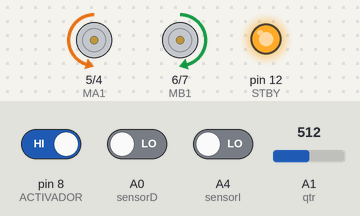
Bench run of a sketch on a simulated Arduino Nano, built with avr-gcc and run on an emulated ATmega328P. Parts: motor-driver pin pairs drawn as motors (green arrow = first pin HIGH = forward, orange = second pin HIGH = backward, longer = more drive, scaled by the enable pin, stopped while the standby pin is LOW), output pins drawn as LEDs (lit = HIGH). Inputs (shaded band) come from the test bench; at power-on: A0 (sensorD) LOW, A1 (qtr) = 512, A4 (sensorI) LOW, pin 8 (ACTIVADOR) HIGH.

Above: at 2.27 s.
2.3 s: A0 (sensorD) driven HIGH
At 2.9 s:
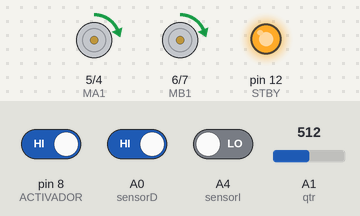
5.3 s: A1 (qtr) set to 168
8.3 s: A1 (qtr) set to 134
At 8.8 s:
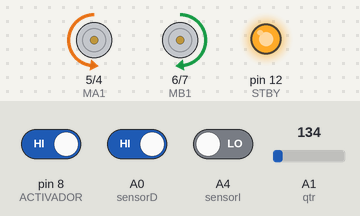
9.8 s: A4 (sensorI) driven HIGH
At 10.08 s:
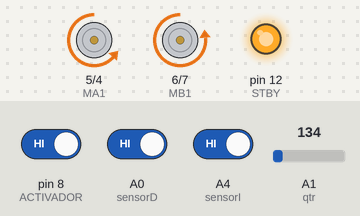
12.8 s: pin 8 (ACTIVADOR) driven LOW
14.6 s: pin 8 (ACTIVADOR) driven HIGH
At 14.67 s:
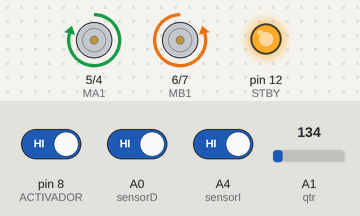
Timing chart, 0 to 18.6 s (numbered marks = the images above; inputs shaded):
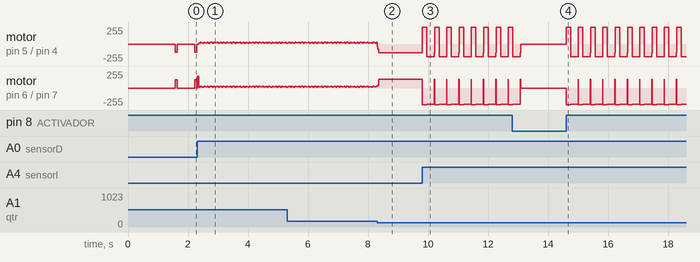

Measured:
- the behaviour switches between 151 and 150 on A1 (qtr) (found by bisection; images 1 and 2)

The sketch:

MinisumoMayo31.ino
```cpp
byte sensores;
//////////////////BOTONES Y ACTIVADOR
int ACTIVADOR = 8;
int Dswitch_1 = A7;
int Dswitch_2 = A6;
/////////////////SENSORES
int sensorD = A0;
int sensorI = A4;
int qtr = A1;
/////////////MOTORES A Y B
int PWMA = 3;
int MA1 = 5;
int MA2 = 4;
int PWMB = 11;
int MB1 = 6;
int MB2 = 7;
int STBY = 12;
//int ARR = 8;
///////////////////////////// VALORES DE LOS SENSORES
int sD = 0, sI = 0, qtrL = 0;

byte sD_1 = 0, sI_1 = 0, qtrL_1 = 0;

boolean DER = false;
boolean IZQ = false;

/////////////////////////////DIP SWITCH
int dip1 = 0, dip2 = 0;
int dips = 0;


int atk = 0;
int centro = 0;
int espera = 0;
int espera2 = 0;
int espera3 = 0;

void setup() {
  pinMode(ACTIVADOR, INPUT);

  pinMode(Dswitch_1, INPUT_PULLUP);
  pinMode(Dswitch_2, INPUT_PULLUP);

  pinMode(sensorD, INPUT);
  pinMode(sensorI, INPUT);
  pinMode(qtr, INPUT);

  pinMode(STBY, OUTPUT);
  digitalWrite(STBY, HIGH);

  pinMode(PWMA, OUTPUT);
  pinMode(MA1, OUTPUT);
  pinMode(MA2, OUTPUT);
  pinMode(PWMB, OUTPUT);
  pinMode(MB1, OUTPUT);
  pinMode(MB2, OUTPUT);

  digitalWrite(MA1, LOW);
  digitalWrite(MA2, LOW);
  digitalWrite(MB1, LOW);
  digitalWrite(MB2, LOW);

  delay(1000);
}

void lecturas(){
  sD = digitalRead(sensorD);
  sI = digitalRead(sensorI);
  qtrL = analogRead(qtr);

  if( sD == 0){ sD_1 = 0B00000001; }
  else{ sD_1 = 0B00000000; }

  if( sI == 0){ sI_1 = 0B00000010; }
  else{ sI_1 = 0B00000000; }

  if(qtrL <= 150){ qtrL_1 = 0B00000100;}
  else{ qtrL_1 = 0B00000000;}

  sensores = sD_1 + sI_1 + qtrL_1;
}

void loop(){
  if(digitalRead(ACTIVADOR) == LOW){
    estrategias();
  }
  if(digitalRead(ACTIVADOR) == HIGH){
    switch ( dips ){
    case 1:
      //Espaldas
      //
      batalla();
    break;

    case 2:
      //función incial
      //
      batalla();
    break;

    case 3:
      //función incial
      //
      batalla();
    break;

    default:
      batalla();
    break;
  }
  }else{
    detener(1);
  }
}

void estrategias(){
  // Invertimos porque INPUT_PULLUP: 0 = ON
  dip1 = digitalRead(Dswitch_1); // MSB
  dip2 = digitalRead(Dswitch_2); // LSB
  // Convertimos binario a decimal (2 bits)
}

void batalla(){
  do{
    lecturas();
    switch( sensores ){
      case 0B00000001: // DETECTA DERECHA
        DER = true;
        IZQ = false;
        derecha(180, 180, 5);
        detener(10);
      break;

      case 0B00000010: // DETECTA IZQUIERDA
        IZQ = true;
        DER = false;
        izquierda(180, 180, 5);
        detener(10);
      break;

      case 0B00000011:
        //adelante(180, 180, 5);
        if(espera2 == 0){
          detener(1);
          espera++;
          if(espera>500){adelante(120, 122, 60);espera=0;espera3++;}
          if(espera3>2){espera2=1;}
        }else{
          adelante(atk, atk+2, 1);
          centro++;
          delay(1);
          if(centro>2){atk++;centro=0;}
          if(atk>252){atk=253;}
        }
      break;

      case 0B00000100:
          atras(250, 250, 150);
          derecha(190, 240, 250);

      default:
        adelante(130, 130, 10);
          /*if( qtrL <= 50 ){
            atras(250, 250, 150);
            derecha(190, 240, 150);
          }*/
      break;
    }
      /*if( qtrL <= 50 ){
        atras(250, 250, 150);
        derecha(190, 240, 150);
      }*/
  }while(digitalRead(ACTIVADOR) == HIGH);
  detener(1);
}

void adelante(byte PWM1, byte PWM2, int T){
  digitalWrite(MA1, LOW); //MOTOR IZQUIERDO
  digitalWrite(MA2, HIGH);
  analogWrite(PWMA, PWM1);

  digitalWrite(MB1, HIGH); // MOTOR DERECHO
  digitalWrite(MB2, LOW);
  analogWrite(PWMB, PWM2);
  delay(T);
}
void izquierda(byte PWM1, byte PWM2, int T){
  digitalWrite(MA1, HIGH);
  digitalWrite(MA2, LOW);
  analogWrite(PWMA, PWM1);

  digitalWrite(MB1, HIGH);
  digitalWrite(MB2, LOW);
  analogWrite(PWMB, PWM2);
  delay(T);
}
void derecha(byte PWM1, byte PWM2, int T){
  digitalWrite(MA1, LOW);
  digitalWrite(MA2, HIGH);
  analogWrite(PWMA, PWM1);

  digitalWrite(MB1, LOW);
  digitalWrite(MB2, HIGH);
  analogWrite(PWMB, PWM2);
  delay(T);
}
void atras(byte PWM1, byte PWM2, int T){
  digitalWrite(MA1, HIGH);
  digitalWrite(MA2, LOW);
  analogWrite(PWMA, PWM1);

  digitalWrite(MB1, LOW);
  digitalWrite(MB2, HIGH);
  analogWrite(PWMB, PWM2);
  delay(T);
}
void detener(int T){
  digitalWrite(MA1, LOW);
  digitalWrite(MA2, LOW);
  analogWrite(PWMA, 0);

  digitalWrite(MB1, LOW);
  digitalWrite(MB2, LOW);
  analogWrite(PWMB, 0);
  delay(T);
}
```
